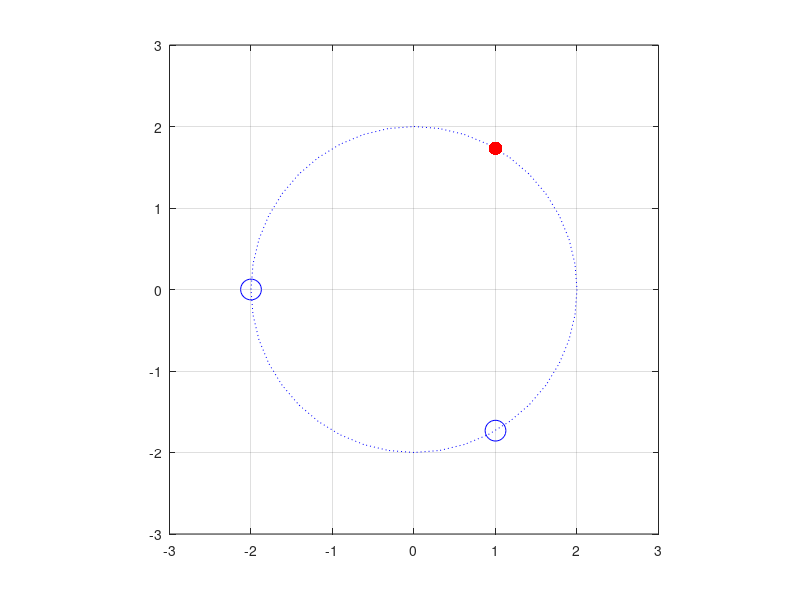

Reproduce this figure in MATLAB.
clear
clc

Complex_A = -8;

root_A = Complex_A^(1/3)

p = [1, 0, 0, -Complex_A];

R = roots(p)

MR = abs(R(1));
t = 0:pi/20:2*pi;
x = MR * sin(t);
y = MR * cos(t);
plot(x, y, 'b:')
grid on

hold on
plot(R(2), '.', 'MarkerSize', 30, 'Color', 'r')
plot(R([1, 3]), 'o', 'MarkerSize', 15, 'Color', 'b')
axis([-3, 3, -3, 3])
axis square
hold off